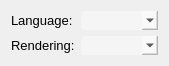
    <widget class="QWidget" name="formLayoutWidget_2">
     <property name="geometry">
      <rect>
       <x>180</x>
       <y>600</y>
       <width>169</width>
       <height>46</height>
      </rect>
     </property>
     <layout class="QFormLayout" name="flSettingsGame">
      <item row="0" column="0">
       <widget class="QLabel" name="labelLang">
        <property name="font">
         <font>
          <family>Ubuntu</family>
          <pointsize>10</pointsize>
          <weight>50</weight>
          <italic>false</italic>
          <bold>false</bold>
         </font>
        </property>
        <property name="styleSheet">
         <string notr="true">background-color: rgba(255, 255, 255, 0);
color: rgb(0, 0, 0);
font: 10pt &quot;Ubuntu&quot;;</string>
        </property>
        <property name="text">
         <string>Language:</string>
        </property>
       </widget>
      </item>
      <item row="1" column="0">
       <widget class="QLabel" name="labelRend">
        <property name="font">
         <font>
          <family>Ubuntu</family>
          <pointsize>10</pointsize>
          <weight>50</weight>
          <italic>false</italic>
          <bold>false</bold>
         </font>
        </property>
        <property name="styleSheet">
         <string notr="true">background-color: rgba(255, 255, 255, 0);
color: rgb(0, 0, 0);
font: 10pt &quot;Ubuntu&quot;;</string>
        </property>
        <property name="text">
         <string>Rendering:</string>
        </property>
       </widget>
      </item>
      <item row="0" column="1">
       <widget class="QComboBox" name="boxLanguage">
        <property name="palette">
         <palette>
          <active>
           <colorrole role="WindowText">
            <brush brushstyle="SolidPattern">
             <color alpha="255">
              <red>0</red>
              <green>0</green>
              <blue>0</blue>
             </color>
            </brush>
           </colorrole>
           <colorrole role="Button">
            <brush brushstyle="SolidPattern">
             <color alpha="100">
              <red>255</red>
              <green>255</green>
              <blue>255</blue>
             </color>
            </brush>
           </colorrole>
           <colorrole role="Light">
            <brush brushstyle="SolidPattern">
             <color alpha="255">
              <red>255</red>
              <green>255</green>
              <blue>255</blue>
             </color>
            </brush>
           </colorrole>
           <colorrole role="Midlight">
            <brush brushstyle="SolidPattern">
             <color alpha="255">
              <red>255</red>
              <green>255</green>
              <blue>255</blue>
             </color>
            </brush>
           </colorrole>
           <colorrole role="Dark">
            <brush brushstyle="SolidPattern">
             <color alpha="255">
              <red>127</red>
              <green>127</green>
              <blue>127</blue>
             </color>
            </brush>
           </colorrole>
           <colorrole role="Mid">
            <brush brushstyle="SolidPattern">
             <color alpha="255">
              <red>170</red>
              <green>170</green>
              <blue>170</blue>
             </color>
            </brush>
           </colorrole>
           <colorrole role="Text">
            <brush brushstyle="SolidPattern">
             <color alpha="255">
              <red>0</red>
              <green>0</green>
              <blue>0</blue>
             </color>
            </brush>
           </colorrole>
           <colorrole role="BrightText">
            <brush brushstyle="SolidPattern">
             <color alpha="255">
              <red>255</red>
              <green>255</green>
              <blue>255</blue>
             </color>
            </brush>
           </colorrole>
           <colorrole role="ButtonText">
            <brush brushstyle="SolidPattern">
             <color alpha="255">
              <red>0</red>
              <green>0</green>
              <blue>0</blue>
             </color>
            </brush>
           </colorrole>
           <colorrole role="Base">
            <brush brushstyle="SolidPattern">
             <color alpha="100">
              <red>255</red>
              <green>255</green>
              <blue>255</blue>
             </color>
            </brush>
           </colorrole>
           <colorrole role="Window">
            <brush brushstyle="SolidPattern">
             <color alpha="100">
              <red>255</red>
              <green>255</green>
              <blue>255</blue>
             </color>
            </brush>
           </colorrole>
           <colorrole role="Shadow">
            <brush brushstyle="SolidPattern">
             <color alpha="255">
              <red>0</red>
              <green>0</green>
              <blue>0</blue>
             </color>
            </brush>
           </colorrole>
           <colorrole role="Highlight">
            <brush brushstyle="SolidPattern">
             <color alpha="100">
              <red>255</red>
              <green>255</green>
              <blue>255</blue>
             </color>
            </brush>
           </colorrole>
           <colorrole role="HighlightedText">
            <brush brushstyle="SolidPattern">
             <color alpha="255">
              <red>0</red>
              <green>0</green>
              <blue>0</blue>
             </color>
            </brush>
           </colorrole>
           <colorrole role="AlternateBase">
            <brush brushstyle="SolidPattern">
             <color alpha="255">
              <red>255</red>
              <green>255</green>
              <blue>255</blue>
             </color>
            </brush>
           </colorrole>
           <colorrole role="ToolTipBase">
            <brush brushstyle="SolidPattern">
             <color alpha="255">
              <red>255</red>
              <green>255</green>
              <blue>220</blue>
             </color>
            </brush>
           </colorrole>
           <colorrole role="ToolTipText">
            <brush brushstyle="SolidPattern">
             <color alpha="255">
              <red>0</red>
              <green>0</green>
              <blue>0</blue>
             </color>
            </brush>
           </colorrole>
          </active>
          <inactive>
           <colorrole role="WindowText">
            <brush brushstyle="SolidPattern">
             <color alpha="255">
              <red>0</red>
              <green>0</green>
              <blue>0</blue>
             </color>
            </brush>
           </colorrole>
           <colorrole role="Button">
            <brush brushstyle="SolidPattern">
             <color alpha="100">
              <red>255</red>
              <green>255</green>
              <blue>255</blue>
             </color>
            </brush>
           </colorrole>
           <colorrole role="Light">
            <brush brushstyle="SolidPattern">
             <color alpha="255">
              <red>255</red>
              <green>255</green>
              <blue>255</blue>
             </color>
            </brush>
           </colorrole>
           <colorrole role="Midlight">
            <brush brushstyle="SolidPattern">
             <color alpha="255">
              <red>255</red>
              <green>255</green>
              <blue>255</blue>
             </color>
            </brush>
           </colorrole>
           <colorrole role="Dark">
            <brush brushstyle="SolidPattern">
             <color alpha="255">
              <red>127</red>
              <green>127</green>
              <blue>127</blue>
             </color>
            </brush>
           </colorrole>
           <colorrole role="Mid">
            <brush brushstyle="SolidPattern">
             <color alpha="255">
              <red>170</red>
              <green>170</green>
              <blue>170</blue>
             </color>
            </brush>
           </colorrole>
           <colorrole role="Text">
            <brush brushstyle="SolidPattern">
             <color alpha="255">
              <red>0</red>
              <green>0</green>
              <blue>0</blue>
             </color>
            </brush>
           </colorrole>
           <colorrole role="BrightText">
            <brush brushstyle="SolidPattern">
             <color alpha="255">
              <red>255</red>
              <green>255</green>
              <blue>255</blue>
             </color>
            </brush>
           </colorrole>
           <colorrole role="ButtonText">
            <brush brushstyle="SolidPattern">
             <color alpha="255">
              <red>0</red>
              <green>0</green>
              <blue>0</blue>
             </color>
            </brush>
           </colorrole>
           <colorrole role="Base">
            <brush brushstyle="SolidPattern">
             <color alpha="100">
              <red>255</red>
              <green>255</green>
              <blue>255</blue>
             </color>
            </brush>
           </colorrole>
           <colorrole role="Window">
            <brush brushstyle="SolidPattern">
             <color alpha="100">
              <red>255</red>
              <green>255</green>
              <blue>255</blue>
             </color>
            </brush>
           </colorrole>
           <colorrole role="Shadow">
            <brush brushstyle="SolidPattern">
             <color alpha="255">
              <red>0</red>
              <green>0</green>
              <blue>0</blue>
             </color>
            </brush>
           </colorrole>
           <colorrole role="Highlight">
            <brush brushstyle="SolidPattern">
             <color alpha="100">
              <red>255</red>
              <green>255</green>
              <blue>255</blue>
             </color>
            </brush>
           </colorrole>
           <colorrole role="HighlightedText">
            <brush brushstyle="SolidPattern">
             <color alpha="255">
              <red>0</red>
              <green>0</green>
              <blue>0</blue>
             </color>
            </brush>
           </colorrole>
           <colorrole role="AlternateBase">
            <brush brushstyle="SolidPattern">
             <color alpha="255">
              <red>255</red>
              <green>255</green>
              <blue>255</blue>
             </color>
            </brush>
           </colorrole>
           <colorrole role="ToolTipBase">
            <brush brushstyle="SolidPattern">
             <color alpha="255">
              <red>255</red>
              <green>255</green>
              <blue>220</blue>
             </color>
            </brush>
           </colorrole>
           <colorrole role="ToolTipText">
            <brush brushstyle="SolidPattern">
             <color alpha="255">
              <red>0</red>
              <green>0</green>
              <blue>0</blue>
             </color>
            </brush>
           </colorrole>
          </inactive>
          <disabled>
           <colorrole role="WindowText">
            <brush brushstyle="SolidPattern">
             <color alpha="255">
              <red>0</red>
              <green>0</green>
              <blue>0</blue>
             </color>
            </brush>
           </colorrole>
           <colorrole role="Button">
            <brush brushstyle="SolidPattern">
             <color alpha="100">
              <red>255</red>
              <green>255</green>
              <blue>255</blue>
             </color>
            </brush>
           </colorrole>
           <colorrole role="Light">
            <brush brushstyle="SolidPattern">
             <color alpha="255">
              <red>255</red>
              <green>255</green>
              <blue>255</blue>
             </color>
            </brush>
           </colorrole>
           <colorrole role="Midlight">
            <brush brushstyle="SolidPattern">
             <color alpha="255">
              <red>255</red>
              <green>255</green>
              <blue>255</blue>
             </color>
            </brush>
           </colorrole>
           <colorrole role="Dark">
            <brush brushstyle="SolidPattern">
             <color alpha="255">
              <red>127</red>
              <green>127</green>
              <blue>127</blue>
             </color>
            </brush>
           </colorrole>
           <colorrole role="Mid">
            <brush brushstyle="SolidPattern">
             <color alpha="255">
              <red>170</red>
              <green>170</green>
              <blue>170</blue>
             </color>
            </brush>
           </colorrole>
           <colorrole role="Text">
            <brush brushstyle="SolidPattern">
             <color alpha="255">
              <red>0</red>
              <green>0</green>
              <blue>0</blue>
             </color>
            </brush>
           </colorrole>
           <colorrole role="BrightText">
            <brush brushstyle="SolidPattern">
             <color alpha="255">
              <red>255</red>
              <green>255</green>
              <blue>255</blue>
             </color>
            </brush>
           </colorrole>
           <colorrole role="ButtonText">
            <brush brushstyle="SolidPattern">
             <color alpha="255">
              <red>0</red>
              <green>0</green>
              <blue>0</blue>
             </color>
            </brush>
           </colorrole>
           <colorrole role="Base">
            <brush brushstyle="SolidPattern">
             <color alpha="100">
              <red>255</red>
              <green>255</green>
              <blue>255</blue>
             </color>
            </brush>
           </colorrole>
           <colorrole role="Window">
            <brush brushstyle="SolidPattern">
             <color alpha="100">
              <red>255</red>
              <green>255</green>
              <blue>255</blue>
             </color>
            </brush>
           </colorrole>
           <colorrole role="Shadow">
            <brush brushstyle="SolidPattern">
             <color alpha="255">
              <red>0</red>
              <green>0</green>
              <blue>0</blue>
             </color>
            </brush>
           </colorrole>
           <colorrole role="Highlight">
            <brush brushstyle="SolidPattern">
             <color alpha="100">
              <red>255</red>
              <green>255</green>
              <blue>255</blue>
             </color>
            </brush>
           </colorrole>
           <colorrole role="HighlightedText">
            <brush brushstyle="SolidPattern">
             <color alpha="255">
              <red>0</red>
              <green>0</green>
              <blue>0</blue>
             </color>
            </brush>
           </colorrole>
           <colorrole role="AlternateBase">
            <brush brushstyle="SolidPattern">
             <color alpha="255">
              <red>255</red>
              <green>255</green>
              <blue>255</blue>
             </color>
            </brush>
           </colorrole>
           <colorrole role="ToolTipBase">
            <brush brushstyle="SolidPattern">
             <color alpha="255">
              <red>255</red>
              <green>255</green>
              <blue>220</blue>
             </color>
            </brush>
           </colorrole>
           <colorrole role="ToolTipText">
            <brush brushstyle="SolidPattern">
             <color alpha="255">
              <red>0</red>
              <green>0</green>
              <blue>0</blue>
             </color>
            </brush>
           </colorrole>
          </disabled>
         </palette>
        </property>
        <property name="font">
         <font>
          <family>Modern Antiqua</family>
          <pointsize>9</pointsize>
          <weight>50</weight>
          <italic>false</italic>
          <bold>false</bold>
         </font>
        </property>
        <property name="styleSheet">
         <string notr="true">color: #000000;
selection-color: rgb(0, 0, 0);
background-color: rgb(255, 255, 255, 100);
selection-background-color: rgba(255, 255, 255, 100);
border-radius:4px;</string>
        </property>
       </widget>
      </item>
      <item row="1" column="1">
       <widget class="QComboBox" name="boxRendering">
        <property name="palette">
         <palette>
          <active>
           <colorrole role="WindowText">
            <brush brushstyle="SolidPattern">
             <color alpha="255">
              <red>0</red>
              <green>0</green>
              <blue>0</blue>
             </color>
            </brush>
           </colorrole>
           <colorrole role="Button">
            <brush brushstyle="SolidPattern">
             <color alpha="100">
              <red>255</red>
              <green>255</green>
              <blue>255</blue>
             </color>
            </brush>
           </colorrole>
           <colorrole role="Light">
            <brush brushstyle="SolidPattern">
             <color alpha="255">
              <red>255</red>
              <green>255</green>
              <blue>255</blue>
             </color>
            </brush>
           </colorrole>
           <colorrole role="Midlight">
            <brush brushstyle="SolidPattern">
             <color alpha="255">
              <red>255</red>
              <green>255</green>
              <blue>255</blue>
             </color>
            </brush>
           </colorrole>
           <colorrole role="Dark">
            <brush brushstyle="SolidPattern">
             <color alpha="255">
              <red>127</red>
              <green>127</green>
              <blue>127</blue>
             </color>
            </brush>
           </colorrole>
           <colorrole role="Mid">
            <brush brushstyle="SolidPattern">
             <color alpha="255">
              <red>170</red>
              <green>170</green>
              <blue>170</blue>
             </color>
            </brush>
           </colorrole>
           <colorrole role="Text">
            <brush brushstyle="SolidPattern">
             <color alpha="255">
              <red>0</red>
              <green>0</green>
              <blue>0</blue>
             </color>
            </brush>
           </colorrole>
           <colorrole role="BrightText">
            <brush brushstyle="SolidPattern">
             <color alpha="255">
              <red>255</red>
              <green>255</green>
              <blue>255</blue>
             </color>
            </brush>
           </colorrole>
           <colorrole role="ButtonText">
            <brush brushstyle="SolidPattern">
             <color alpha="255">
              <red>0</red>
              <green>0</green>
              <blue>0</blue>
             </color>
            </brush>
           </colorrole>
           <colorrole role="Base">
            <brush brushstyle="SolidPattern">
             <color alpha="100">
              <red>255</red>
              <green>255</green>
              <blue>255</blue>
             </color>
            </brush>
           </colorrole>
           <colorrole role="Window">
            <brush brushstyle="SolidPattern">
             <color alpha="100">
              <red>255</red>
              <green>255</green>
              <blue>255</blue>
             </color>
            </brush>
           </colorrole>
           <colorrole role="Shadow">
            <brush brushstyle="SolidPattern">
             <color alpha="255">
              <red>0</red>
              <green>0</green>
              <blue>0</blue>
             </color>
            </brush>
           </colorrole>
           <colorrole role="Highlight">
            <brush brushstyle="SolidPattern">
             <color alpha="100">
              <red>255</red>
              <green>255</green>
              <blue>255</blue>
             </color>
            </brush>
           </colorrole>
           <colorrole role="HighlightedText">
            <brush brushstyle="SolidPattern">
             <color alpha="255">
              <red>0</red>
              <green>0</green>
              <blue>0</blue>
             </color>
            </brush>
           </colorrole>
           <colorrole role="AlternateBase">
            <brush brushstyle="SolidPattern">
             <color alpha="255">
              <red>255</red>
              <green>255</green>
              <blue>255</blue>
             </color>
            </brush>
           </colorrole>
           <colorrole role="ToolTipBase">
            <brush brushstyle="SolidPattern">
             <color alpha="255">
              <red>255</red>
              <green>255</green>
              <blue>220</blue>
             </color>
            </brush>
           </colorrole>
           <colorrole role="ToolTipText">
            <brush brushstyle="SolidPattern">
             <color alpha="255">
              <red>0</red>
              <green>0</green>
              <blue>0</blue>
             </color>
            </brush>
           </colorrole>
          </active>
          <inactive>
           <colorrole role="WindowText">
            <brush brushstyle="SolidPattern">
             <color alpha="255">
              <red>0</red>
              <green>0</green>
              <blue>0</blue>
             </color>
            </brush>
           </colorrole>
           <colorrole role="Button">
            <brush brushstyle="SolidPattern">
             <color alpha="100">
              <red>255</red>
              <green>255</green>
              <blue>255</blue>
             </color>
            </brush>
           </colorrole>
           <colorrole role="Light">
            <brush brushstyle="SolidPattern">
             <color alpha="255">
              <red>255</red>
              <green>255</green>
              <blue>255</blue>
             </color>
            </brush>
           </colorrole>
           <colorrole role="Midlight">
            <brush brushstyle="SolidPattern">
             <color alpha="255">
              <red>255</red>
              <green>255</green>
              <blue>255</blue>
             </color>
            </brush>
           </colorrole>
           <colorrole role="Dark">
            <brush brushstyle="SolidPattern">
             <color alpha="255">
              <red>127</red>
              <green>127</green>
              <blue>127</blue>
             </color>
            </brush>
           </colorrole>
           <colorrole role="Mid">
            <brush brushstyle="SolidPattern">
             <color alpha="255">
              <red>170</red>
              <green>170</green>
              <blue>170</blue>
             </color>
            </brush>
           </colorrole>
           <colorrole role="Text">
            <brush brushstyle="SolidPattern">
             <color alpha="255">
              <red>0</red>
              <green>0</green>
              <blue>0</blue>
             </color>
            </brush>
           </colorrole>
           <colorrole role="BrightText">
            <brush brushstyle="SolidPattern">
             <color alpha="255">
              <red>255</red>
              <green>255</green>
              <blue>255</blue>
             </color>
            </brush>
           </colorrole>
           <colorrole role="ButtonText">
            <brush brushstyle="SolidPattern">
             <color alpha="255">
              <red>0</red>
              <green>0</green>
              <blue>0</blue>
             </color>
            </brush>
           </colorrole>
           <colorrole role="Base">
            <brush brushstyle="SolidPattern">
             <color alpha="100">
              <red>255</red>
              <green>255</green>
              <blue>255</blue>
             </color>
            </brush>
           </colorrole>
           <colorrole role="Window">
            <brush brushstyle="SolidPattern">
             <color alpha="100">
              <red>255</red>
              <green>255</green>
              <blue>255</blue>
             </color>
            </brush>
           </colorrole>
           <colorrole role="Shadow">
            <brush brushstyle="SolidPattern">
             <color alpha="255">
              <red>0</red>
              <green>0</green>
              <blue>0</blue>
             </color>
            </brush>
           </colorrole>
           <colorrole role="Highlight">
            <brush brushstyle="SolidPattern">
             <color alpha="100">
              <red>255</red>
              <green>255</green>
              <blue>255</blue>
             </color>
            </brush>
           </colorrole>
           <colorrole role="HighlightedText">
            <brush brushstyle="SolidPattern">
             <color alpha="255">
              <red>0</red>
              <green>0</green>
              <blue>0</blue>
             </color>
            </brush>
           </colorrole>
           <colorrole role="AlternateBase">
            <brush brushstyle="SolidPattern">
             <color alpha="255">
              <red>255</red>
              <green>255</green>
              <blue>255</blue>
             </color>
            </brush>
           </colorrole>
           <colorrole role="ToolTipBase">
            <brush brushstyle="SolidPattern">
             <color alpha="255">
              <red>255</red>
              <green>255</green>
              <blue>220</blue>
             </color>
            </brush>
           </colorrole>
           <colorrole role="ToolTipText">
            <brush brushstyle="SolidPattern">
             <color alpha="255">
              <red>0</red>
              <green>0</green>
              <blue>0</blue>
             </color>
            </brush>
           </colorrole>
          </inactive>
          <disabled>
           <colorrole role="WindowText">
            <brush brushstyle="SolidPattern">
             <color alpha="255">
              <red>0</red>
              <green>0</green>
              <blue>0</blue>
             </color>
            </brush>
           </colorrole>
           <colorrole role="Button">
            <brush brushstyle="SolidPattern">
             <color alpha="100">
              <red>255</red>
              <green>255</green>
              <blue>255</blue>
             </color>
            </brush>
           </colorrole>
           <colorrole role="Light">
            <brush brushstyle="SolidPattern">
             <color alpha="255">
              <red>255</red>
              <green>255</green>
              <blue>255</blue>
             </color>
            </brush>
           </colorrole>
           <colorrole role="Midlight">
            <brush brushstyle="SolidPattern">
             <color alpha="255">
              <red>255</red>
              <green>255</green>
              <blue>255</blue>
             </color>
            </brush>
           </colorrole>
           <colorrole role="Dark">
            <brush brushstyle="SolidPattern">
             <color alpha="255">
              <red>127</red>
              <green>127</green>
              <blue>127</blue>
             </color>
            </brush>
           </colorrole>
           <colorrole role="Mid">
            <brush brushstyle="SolidPattern">
             <color alpha="255">
              <red>170</red>
              <green>170</green>
              <blue>170</blue>
             </color>
            </brush>
           </colorrole>
           <colorrole role="Text">
            <brush brushstyle="SolidPattern">
             <color alpha="255">
              <red>0</red>
              <green>0</green>
              <blue>0</blue>
             </color>
            </brush>
           </colorrole>
           <colorrole role="BrightText">
            <brush brushstyle="SolidPattern">
             <color alpha="255">
              <red>255</red>
              <green>255</green>
              <blue>255</blue>
             </color>
            </brush>
           </colorrole>
           <colorrole role="ButtonText">
            <brush brushstyle="SolidPattern">
             <color alpha="255">
              <red>0</red>
              <green>0</green>
              <blue>0</blue>
             </color>
            </brush>
           </colorrole>
           <colorrole role="Base">
            <brush brushstyle="SolidPattern">
             <color alpha="100">
              <red>255</red>
              <green>255</green>
              <blue>255</blue>
             </color>
            </brush>
           </colorrole>
           <colorrole role="Window">
            <brush brushstyle="SolidPattern">
             <color alpha="100">
              <red>255</red>
              <green>255</green>
              <blue>255</blue>
             </color>
            </brush>
           </colorrole>
           <colorrole role="Shadow">
            <brush brushstyle="SolidPattern">
             <color alpha="255">
              <red>0</red>
              <green>0</green>
              <blue>0</blue>
             </color>
            </brush>
           </colorrole>
           <colorrole role="Highlight">
            <brush brushstyle="SolidPattern">
             <color alpha="100">
              <red>255</red>
              <green>255</green>
              <blue>255</blue>
             </color>
            </brush>
           </colorrole>
           <colorrole role="HighlightedText">
            <brush brushstyle="SolidPattern">
             <color alpha="255">
              <red>0</red>
              <green>0</green>
              <blue>0</blue>
             </color>
            </brush>
           </colorrole>
           <colorrole role="AlternateBase">
            <brush brushstyle="SolidPattern">
             <color alpha="255">
              <red>255</red>
              <green>255</green>
              <blue>255</blue>
             </color>
            </brush>
           </colorrole>
           <colorrole role="ToolTipBase">
            <brush brushstyle="SolidPattern">
             <color alpha="255">
              <red>255</red>
              <green>255</green>
              <blue>220</blue>
             </color>
            </brush>
           </colorrole>
           <colorrole role="ToolTipText">
            <brush brushstyle="SolidPattern">
             <color alpha="255">
              <red>0</red>
              <green>0</green>
              <blue>0</blue>
             </color>
            </brush>
           </colorrole>
          </disabled>
         </palette>
        </property>
        <property name="font">
         <font>
          <family>Modern Antiqua</family>
          <pointsize>9</pointsize>
          <weight>50</weight>
          <italic>false</italic>
          <bold>false</bold>
         </font>
        </property>
        <property name="styleSheet">
         <string notr="true">color: #000000;
selection-color: rgb(0, 0, 0);
background-color: rgb(255, 255, 255, 100);
selection-background-color: rgba(255, 255, 255, 100);
border-radius:4px;</string>
        </property>
        <property name="frame">
         <bool>true</bool>
        </property>
       </widget>
      </item>
     </layout>
    </widget>
